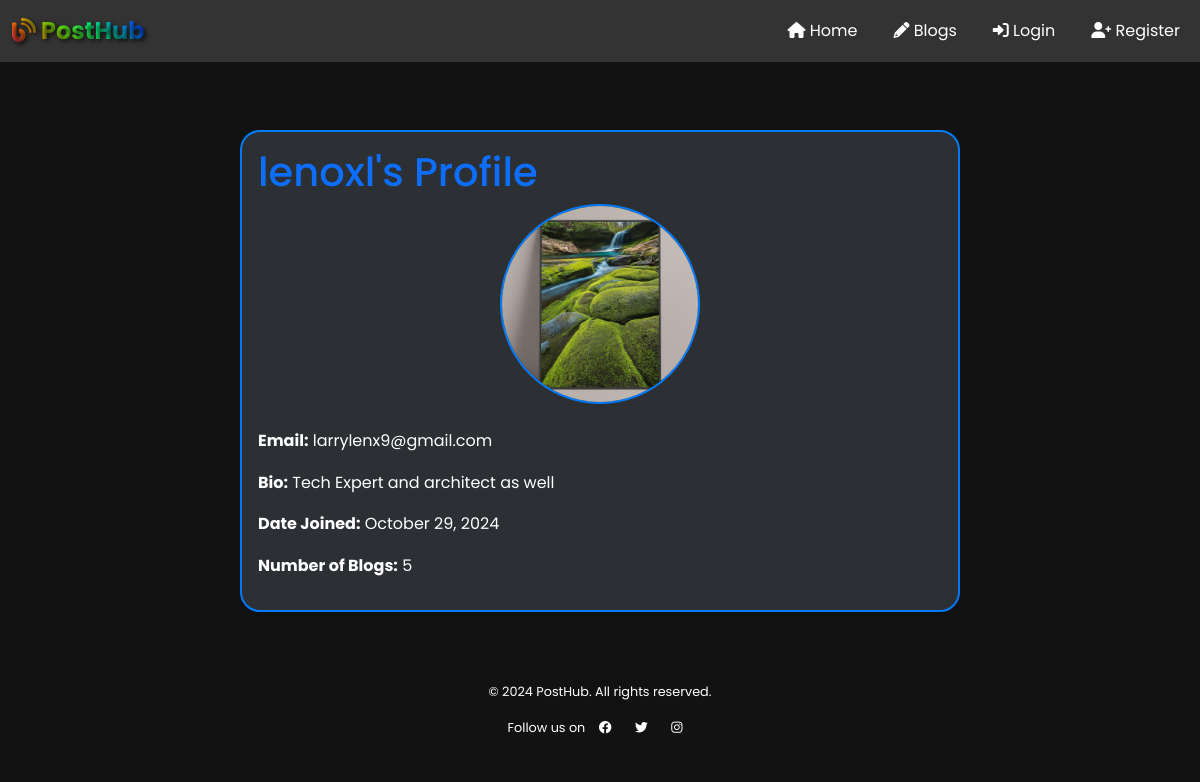
/author/1/, run on an earlier commit of the app's database.
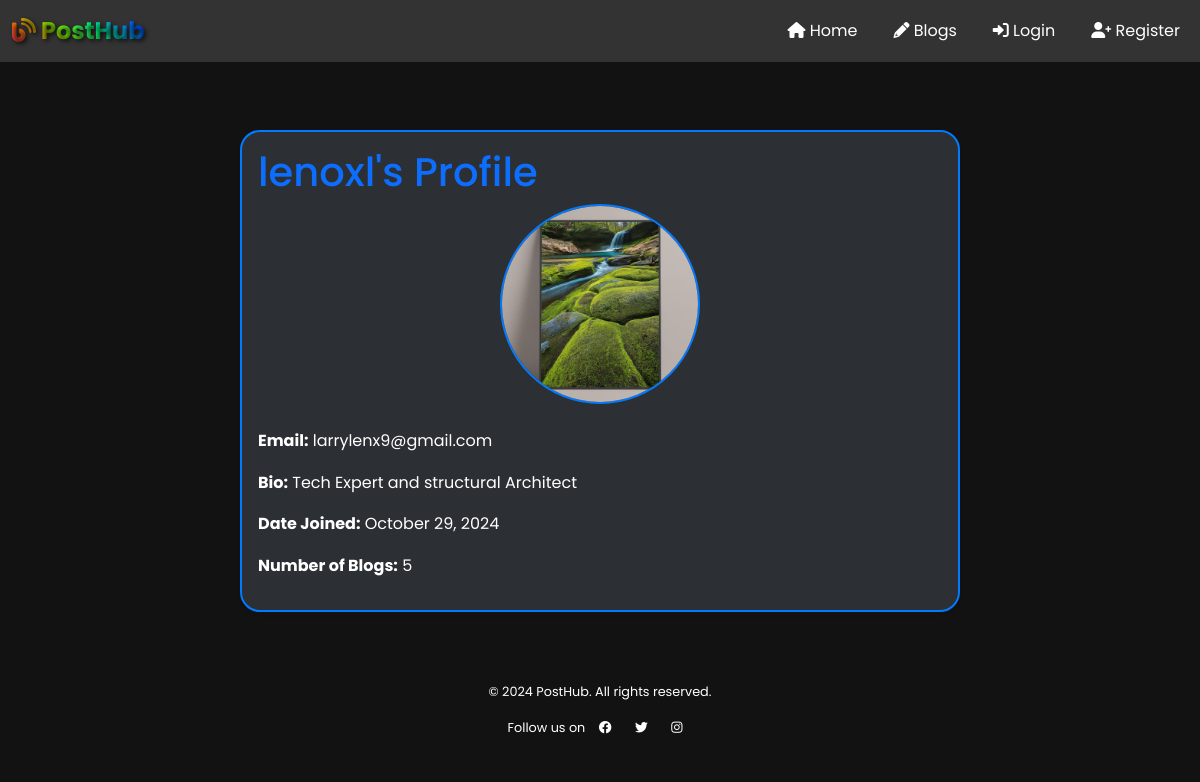
And on a later commit of the database.
### home/models.py (models this page shows, shortened)
class AuthorProfile(models.Model):
    user = models.OneToOneField(User, on_delete=models.CASCADE, related_name='profile')
    bio = models.TextField(blank=True)
    profile_picture = models.ImageField(upload_to='profile_pictures/', null=True, blank=True)
    verification_code = models.IntegerField(null=True, blank=True)  # Add this line

### home/views.py (the view)
# urls.py: path('author/<int:pk>/', views.AuthorProfileView.as_view(), name='author_profile'),
class AuthorProfileView(DetailView):
    model = User
    template_name = 'home/author_profile.html'
    context_object_name = 'author'
    def get_context_data(self, **kwargs):
        context = super().get_context_data(**kwargs)
        context['profile'] = get_object_or_404(AuthorProfile, user=self.object)
        return context

### home/templates/home/author_profile.html (shortened to what this page needs)
{% extends "layout.html" %}
{% block content %}
<div class="container py-5">
    <div class="row justify-content-center">
        <div class="col-lg-8">
            <div class="card shadow-sm animated-card">
                <div class="card-body">
                    <h1 class="card-title text-primary">{{ author.username }}'s Profile</h1>
                    {% if profile.profile_picture %}
                        <div class="text-center mb-4">
                            <img src="{{ profile.profile_picture.url }}" alt="{{ author.username }}'s Profile Picture" class="rounded-circle" style="max-width: 200px;">
                        </div>
                    {% endif %}
                    <p><strong>Email:</strong> {{ author.email }}</p>
                    <p><strong>Bio:</strong> {{ profile.bio }}</p>
                    <p><strong>Date Joined:</strong> {{ author.date_joined|date:"F j, Y" }}</p>
                    <p><strong>Number of Blogs:</strong> {{ author.blog_set.count }}</p>
                </div>
            </div>
        </div>
    </div>
</div>
{% endblock %}

### templates/layout.html (shortened to what this page needs)
<!DOCTYPE html>
<html lang="en">
  <head>
    <link
      href="https://cdn.jsdelivr.net/npm/bootstrap@5.3.0-alpha3/dist/css/bootstrap.min.css"
      rel="stylesheet"
    />
    <link
      rel="stylesheet"
      href="https://cdnjs.cloudflare.com/ajax/libs/font-awesome/6.0.0-beta3/css/all.min.css"
    />
  </head>
  <body>
    <nav class="navbar navbar-expand-lg navbar-dark sticky-top">
      <div class="container-fluid">
        <a class="navbar-brand" href="{% url 'home' %}">
          <i class="fas fa-blog"></i> PostHub
        </a>
        <div class="collapse navbar-collapse" id="navbarNav">
          <ul class="navbar-nav ms-auto">
            <li class="nav-item">
              <a class="nav-link" href="{% url 'home' %}">
                <i class="fas fa-home"></i> Home
              </a>
            </li>
            <li class="nav-item">
              <a class="nav-link" href="{% url 'blogs' %}">
                <i class="fas fa-pencil-alt"></i> Blogs
              </a>
            </li>
            {% if user.is_authenticated %}
              <li class="nav-item">
                <a class="nav-link" href="{% url 'create_blog' %}">
                  <i class="fas fa-plus-circle"></i> Create Blog
                </a>
              </li>
              <li class="nav-item">
                <a class="nav-link" href="{% url 'logout' %}">
                  <i class="fas fa-sign-out-alt"></i> Logout
                </a>
              </li>
              <li class="nav-item">
                <a class="nav-link" href="{% url 'user_profile' %}">
                  <i class="fas fa-user"></i> Account
                </a>
              </li>
              <li class="nav-item">
                <a class="nav-link" href="{% url 'notifications_list' %}">
                  <i class="fas fa-bell{% if unread_notifications %} bell-active{% endif %}"></i>
                  {% if unread_notifications %}
                    <span class="badge bg-danger">New</span>
                  {% endif %}
                  <span class="notification-text">Notifications</span>
                </a>
              </li>
            {% else %}
              <li class="nav-item">
                <a class="nav-link" href="{% url 'login' %}">
                  <i class="fas fa-sign-in-alt"></i> Login
                </a>
              </li>
              <li class="nav-item">
                <a class="nav-link" href="{% url 'register' %}">
                  <i class="fas fa-user-plus"></i> Register
                </a>
              </li>
            {% endif %}
          </ul>
        </div>
      </div>
    </nav>
    <div class="container">
      {% block content %}
      {% endblock %}
    </div>
    <footer>
      <div class="container">
        <p>&copy; 2024 PostHub. All rights reserved.</p>
        <p>
          Follow us on
          <a href="#"><i class="fab fa-facebook"></i></a>
          <a href="#"><i class="fab fa-twitter"></i></a>
          <a href="#"><i class="fab fa-instagram"></i></a>
        </p>
      </div>
    </footer>
  </body>
</html>

### templates/layout.html (style rules this page uses)
body { background-color: #121212; color: #ffffff; font-family: "Poppins", sans-serif; }
.navbar { background-color: #333333; }
.navbar-nav .nav-link { color: #ffffff; margin-left: 20px; transition: color 0.3s ease; }
.navbar-brand, .footers { background: linear-gradient(45deg, #ff007f, #ff7f00, #7fff00, #00ff7f, #007fff, #0000ff); -webkit-background-clip: text; -webkit-text-fill-color: transparent; font-size: 1.5rem; font-weight: bold; text-shadow: 2px 2px 4px rgba(0, 0, 0, 0.7); }
.container { padding-top: 20px; animation: fadeIn 1.5s ease-in-out; }
footer { background-color: #121212; color: #ffffff; padding: 2px 0; text-align: center; font-size: 0.8rem; position: sticky; bottom: 0; width: 100%; animation: slideUp 2s ease-in-out; }
footer a { color: #ffffff; margin: 0 10px; transition: transform 0.3s, color 0.3s; }
.nav-item { animation: slideIn 1s ease-out; }

### home/templates/home/author_profile.html (style rules this page uses)
.animated-card { background-color: #2c2f33; border: 2px solid #007bff; border-radius: 20px; animation: fadeInUp 0.6s ease-in-out; overflow: hidden; }
.card-title { margin-top: 0; }
.card-body { line-height: 1.6; color: #ffffff; }
.rounded-circle { border: 2px solid #007bff; }

What changed in the data, as far as the page shows it:
changed AuthorProfile: bio "Tech Expert and architect as well" → "Tech Expert and structural Architect"
